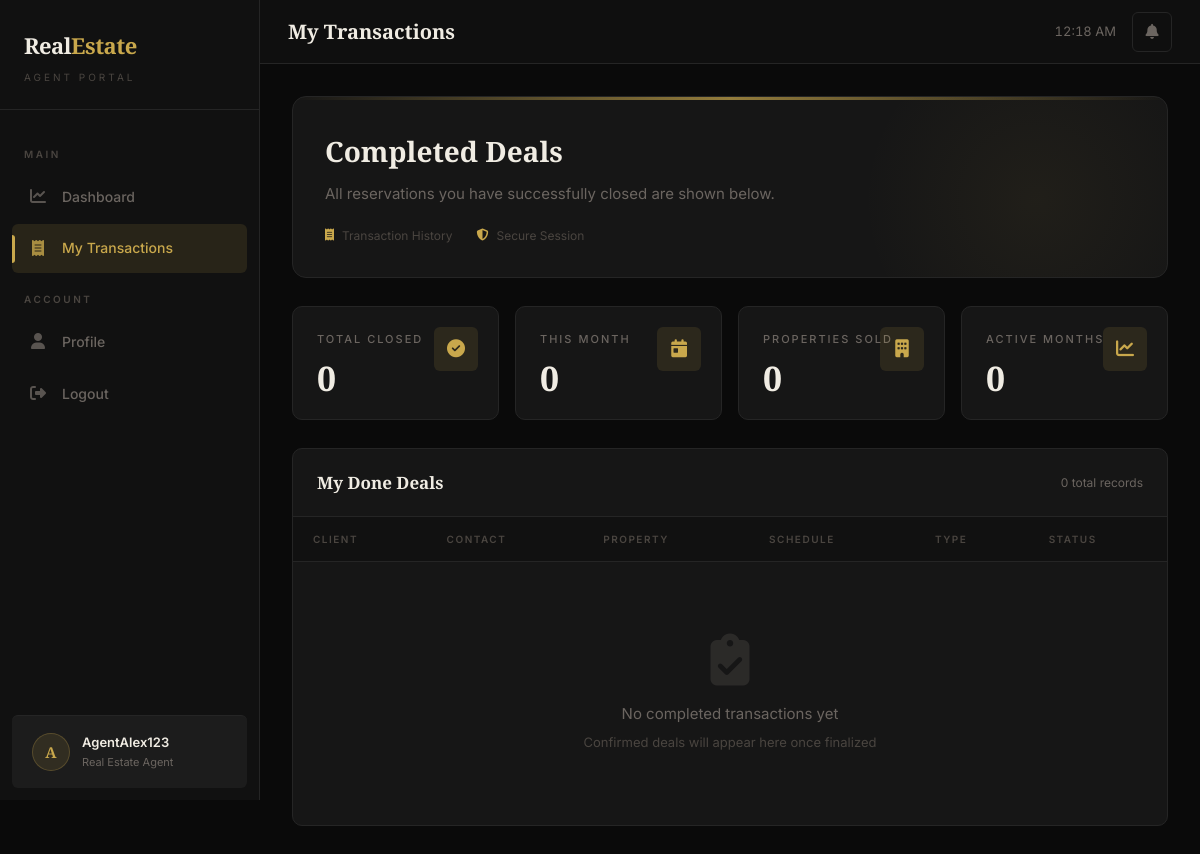
The page /agent_side/my_transactions.php (signed in) on the database as committed earlier.
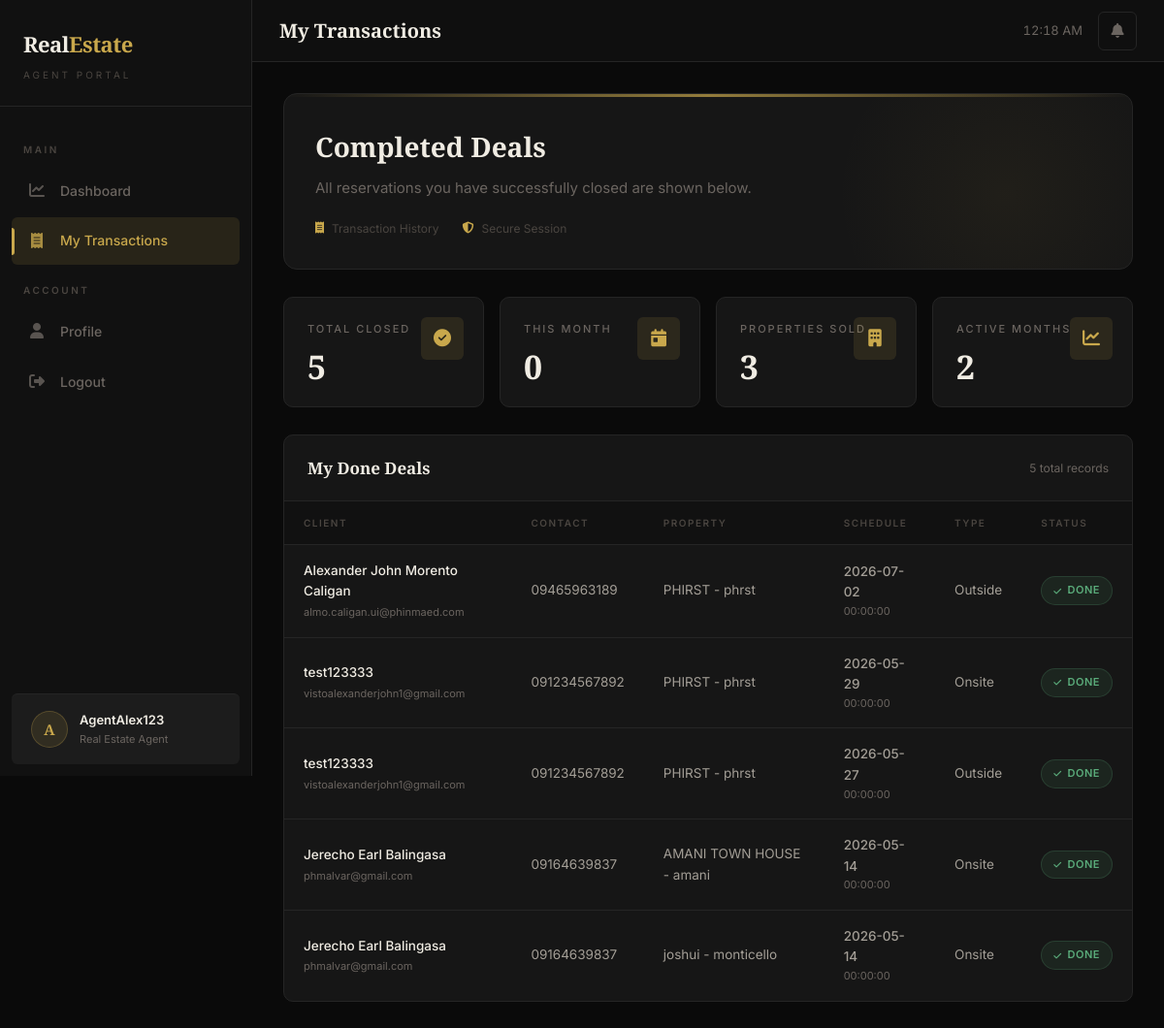
The same page on the database as committed later.
### tables this page shows
CREATE TABLE `reservations` (
  `id` int(10) UNSIGNED NOT NULL,
  `fullname` varchar(255) NOT NULL,
  `email` varchar(255) NOT NULL,
  `phone` varchar(50) NOT NULL,
  `property` varchar(255) NOT NULL,
  `date` date NOT NULL,
  `time` time NOT NULL,
  `created_at` timestamp NOT NULL DEFAULT current_timestamp(),
  `status` varchar(50) NOT NULL DEFAULT 'Pending',
  `seen` tinyint(1) NOT NULL DEFAULT 0,
  `notification_sent` tinyint(1) NOT NULL DEFAULT 0,
  `gender` enum('Male','Female','Other') NOT NULL DEFAULT 'Other',
  `location` enum('Northern Iloilo','Central Iloilo','Southern Iloilo') NOT NULL,
  `stats` enum('Local','OFW') NOT NULL,
  `agent_id` int(11) DEFAULT NULL,
  `meeting_type` varchar(50) DEFAULT NULL,
  `admin_message` text DEFAULT NULL,
  `payment_type` enum('Cash','Installment') DEFAULT NULL
);

### agent_side/my_transactions.php (the view, shortened to what the changed rows need)
<?php
$conn = get_db_connection();
?>
<!DOCTYPE html>
<html lang="en">
<head>
<link rel="stylesheet" href="https://cdnjs.cloudflare.com/ajax/libs/font-awesome/6.5.0/css/all.min.css">
</head>
<body>
<div class="dashboard">
<div class="main-content">
    <div class="page-content">
        <div class="welcome-hero">
            <h2>Completed Deals</h2>
        </div>
        <?php
        $statsStmt = $conn->prepare("
            SELECT
                COUNT(*) as total_done,
                COUNT(DISTINCT MONTH(created_at)) as active_months,
                COUNT(DISTINCT property) as unique_properties,
                AVG(DATEDIFF(CURDATE(), created_at)) as avg_days
            FROM reservations
            WHERE agent_id = ? AND status = 'Done'
        ");
        $statsStmt->bind_param("i", $_SESSION['id']);
        $statsStmt->execute();
        $stats = $statsStmt->get_result()->fetch_assoc();
        ?>
        <div class="stats-grid">
            <div class="stat-card">
                <div class="stat-label">Total Closed</div>
                <div class="stat-number"><?= (int)($stats['total_done'] ?? 0) ?></div>
                <div class="stat-icon"><i class="fas fa-check-circle"></i></div>
            </div>
            <div class="stat-card">
                <div class="stat-label">Properties Sold</div>
                <div class="stat-number"><?= (int)($stats['unique_properties'] ?? 0) ?></div>
                <div class="stat-icon"><i class="fas fa-building"></i></div>
            </div>
            <div class="stat-card">
                <div class="stat-label">Active Months</div>
                <div class="stat-number"><?= (int)($stats['active_months'] ?? 0) ?></div>
                <div class="stat-icon"><i class="fas fa-chart-line"></i></div>
            </div>
        </div>
        <div class="card">
            <div class="card-header">
                <div class="card-title">My Done Deals</div>
                <div style="font-size:12px;color:var(--text-muted);">
                    <?= (int)($stats['total_done'] ?? 0) ?> total records
                </div>
            </div>
            <div class="table-responsive">
                <table>
                    <thead>
                        <tr>
                            <th>Client</th>
                            <th>Contact</th>
                            <th>Property</th>
                            <th>Schedule</th>
                            <th>Type</th>
                            <th>Status</th>
                        </tr>
                    </thead>
                    <tbody>
                        <?php
                        $stmt = $conn->prepare("
                            SELECT id, fullname, email, phone, property, date, time, meeting_type, status, created_at
                            FROM reservations
                            WHERE agent_id = ? AND status = 'Done'
                            ORDER BY created_at DESC
                        ");
                        $stmt->bind_param("i", $_SESSION['id']);
                        $stmt->execute();
                        $done_reservations = $stmt->get_result();
                        if($done_reservations->num_rows > 0):
                            while($row = $done_reservations->fetch_assoc()):
                        ?>
                        <tr>
                            <td>
                                <div style="font-weight:500;color:var(--text);"><?= htmlspecialchars($row['fullname']) ?></div>
                                <div style="font-size:11px;color:var(--text-muted);margin-top:2px;"><?= htmlspecialchars($row['email']) ?></div>
                            </td>
                            <td><?= htmlspecialchars($row['phone']) ?></td>
                            <td><?= htmlspecialchars($row['property']) ?></td>
                            <td>
                                <div style="font-weight:500;"><?= htmlspecialchars($row['date']) ?></div>
                                <div style="font-size:11px;color:var(--text-muted);"><?= htmlspecialchars($row['time']) ?></div>
                            </td>
                            <td><?= htmlspecialchars($row['meeting_type'] ?? '-') ?></td>
                            <td>
                                <span class="badge badge-success">
                                    <i class="fas fa-check" style="font-size:9px;"></i> Done
                                </span>
                            </td>
                        </tr>
                        <?php
                            endwhile;
                        else:
                        ?>
                        <tr>
                            <td colspan="6">
                                <div class="empty-state">
                                    <i class="fas fa-clipboard-check"></i>
                                    <p>No completed transactions yet</p>
                                    <span>Confirmed deals will appear here once finalized</span>
                                </div>
                            </td>
                        </tr>
                        <?php
                        endif;
                        ?>
                    </tbody>
                </table>
            </div>
        </div>
    </div>
</div>
</div>
</body>
</html>

Rows that differ between the two databases and show on the page:
added reservations: fullname "Alexander John Morento Caligan", email "almo.caligan.ui@phinmaed.com", phone "09465963189", property "PHIRST - phrst", date "2026-07-02", time "00:00:00", meeting_type "Outside"
added reservations: fullname "test123333", email "vistoalexanderjohn1@gmail.com", phone "091234567892", property "PHIRST - phrst", date "2026-05-29", time "00:00:00", meeting_type "Onsite"
added reservations: fullname "test123333", email "vistoalexanderjohn1@gmail.com", phone "091234567892", property "PHIRST - phrst", date "2026-05-27", time "00:00:00", meeting_type "Outside"
now on this page (row edited): reservations: fullname "Jerecho Earl Balingasa", email "phmalvar@gmail.com", phone "09164639837", property "AMANI TOWN HOUSE - amani", date "2026-05-14", time "00:00:00", meeting_type "Onsite"
now on this page (row edited): reservations: fullname "Jerecho Earl Balingasa", email "phmalvar@gmail.com", phone "09164639837", property "joshui - monticello", date "2026-05-14", time "00:00:00", meeting_type "Onsite"
Other text that changed with them:
$stats['total_done']: "0" → "5"
$stats['unique_properties']: "0" → "3"
$stats['active_months']: "0" → "2"
text no longer shown: "No completed transactions yet Confirmed deals will appear here once finalized"
